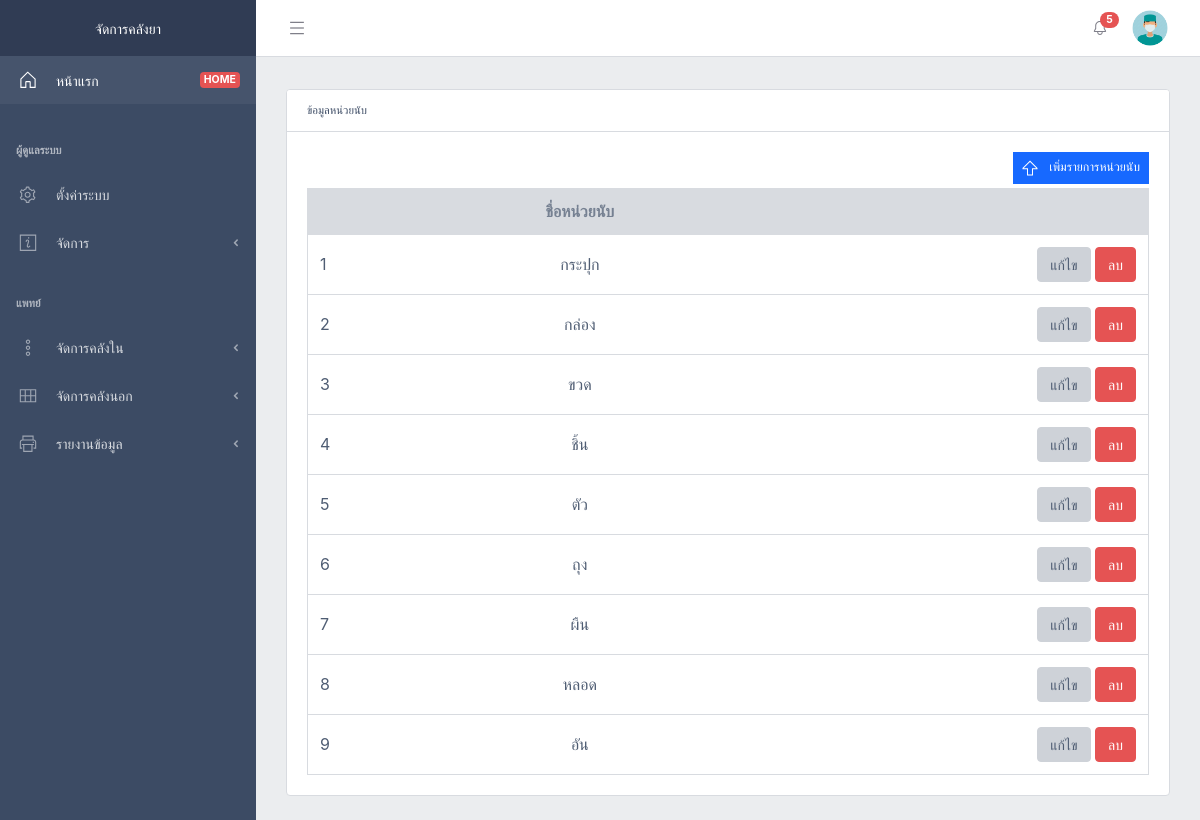
Page /index?p=counting-info (signed in) on the committed database.
### tables this page shows
CREATE TABLE `counting_list`  (
  `Id` int(11) UNSIGNED NOT NULL AUTO_INCREMENT,
  `Name` varchar(15) NOT NULL,
  `status` tinyint(1) NOT NULL DEFAULT 1,
  PRIMARY KEY (`Id`) USING BTREE
);

### function/kdxr_function.php (called while the page is built, shortened)
<?php
class kdxr_function {
	public function gettingCountingInfo(){
		$conn = self::selfconnectDb();
		$posts = array();
		$sql = "SELECT id , Name as Name
				FROM counting_list
				WHERE status = 1
				ORDER BY Name ASC
		";
		$result = mysqli_query($conn, $sql);
		while($row = mysqli_fetch_array($result,MYSQLI_ASSOC))
		{
			$posts[] = $row;
		}
		return ['result' => $posts];
	}
	private function selfconnectDb()
	{
		$conn = mysqli_connect(HOST, USER, PASSWORD, DATABASE);
		mysqli_set_charset($conn, CHARSET);
		return $conn;
	}
}
?>

### page/counting-info.php (the view, shortened to what this page needs)
<?php include ('template/left_menu.php'); ?>
<div class="c-wrapper c-fixed-components">
<?php include ('template/top_menu.php'); ?>
 <div class="c-body">
        <main class="c-main">
          <div class="container-fluid">
            <div class="fade-in">
              <div class="row">
					<div class="col-lg-12" id="herbal">
						<div class="card">
							<div class="card-header"><small>ข้อมูลหน่วยนับ</small></div>
							<div class="card-body">
								<div class="row justify-content-end">
									<div class="col-md-auto mb-1">
										<button class="btn btn-sm btn-square btn-behance" data-toggle="modal" data-target="#addcounting" type="button">
											<svg class="c-icon mr-2">
											<use xlink:href="vendors/@coreui/icons/svg/free.svg#cil-arrow-thick-top"></use>
											</svg>
											<span>เพิ่มรายการหน่วยนับ</span>
										</button>
									</div>
								</div>
								<table class="table table-responsive-sm table-hover table-outline mb-0">
									<thead class="thead-light">
									  <tr>
										<th></th>
										<th class="text-center">ชื่อหน่วยนับ</th>
										<th class="text-right"></th>
									  </tr>
									</thead>
									<tbody>
										<?php
											$result_list = $functions->gettingCountingInfo();
											foreach ($result_list['result'] as $key=>$row)
											{
										?>
										<tr>
											<td>
												<?php echo $key+1;?>
											</td>
											<td class="text-center">
												<?php echo $row['Name'];  ?>
											</td>
											<td class="text-right">
												<a href="index?p=counting-info&id=<?php echo $row["id"];?>">
													<button class="btn btn-secondary" type="button">แก้ไข</button>
												</a>
												<a href="index?p=counting-info&remid=<?php echo $row["id"];?>" onclick="return confirm('ยืนยันการลบ?')">
													<button class="btn btn-danger" type="button">
														ลบ
													</button>
												</a>
											</td>
										</tr>
										<?php
											}
										?>
									</tbody>
									</table>
							</div>
					    </div>
					</div>
            </div>
          </div>
        </main>
      </div>
	  </div>

### rows in the picture
counting_list: Name "กระปุก"
counting_list: Name "กล่อง"
counting_list: Name "ขวด"
counting_list: Name "ชิ้น"
counting_list: Name "ตัว"
counting_list: Name "ถุง"
counting_list: Name "ผืน"
counting_list: Name "หลอด"
counting_list: Name "อัน"

### other values in the picture
WEB_NAME "จัดการคลังยา"
IS_ADMIN "ผู้ดูแลระบบ"
MENUHEAD "จัดการ"
IS_MEDIC "แพทย์"
MENUHEAD2 "จัดการคลังใน"
MENUHEAD3 "จัดการคลังนอก"
MENUHEAD4 "รายงานข้อมูล"
sizeof($countingAlert) "5"
